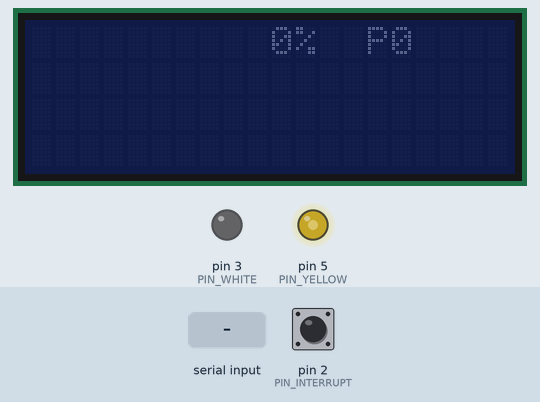
The sketch below on a simulated Arduino Uno, built with avr-gcc and run on an emulated ATmega328P. On the bench: 20×4 character LCD, output pins drawn as LEDs (lit = HIGH). The inputs (shaded band) are chosen by the test bench; at power-on: pin 2 (PIN_INTERRUPT) HIGH. What the sketch prints to the serial monitor is not drawn.

Above: at 1.2 s.
1.3 s: "90,45\n" received over Serial
At 2.1 s:
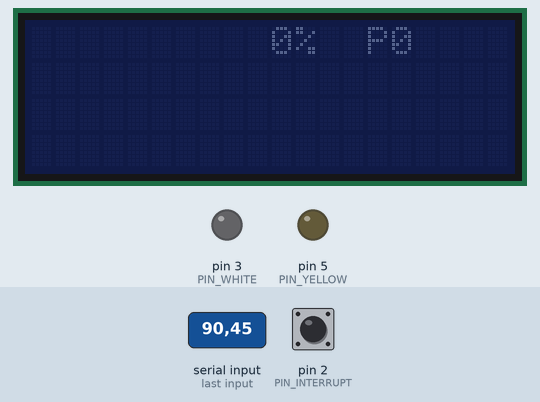
2.9 s: "30,150\n" received over Serial
5.9 s: pin 2 (PIN_INTERRUPT) pulled LOW for 0.15 s
7.6 s: "1\n" received over Serial
13.6 s: "0\n" received over Serial
19.6 s: pin 2 (PIN_INTERRUPT) pulled LOW for 1 s
At 19.8 s:
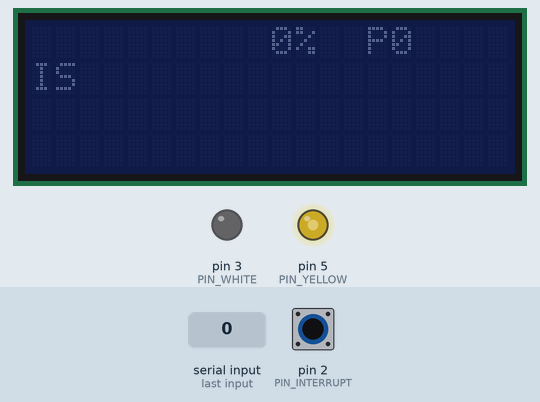
Timing chart, 0 to 23.1 s (numbered marks = the images above; inputs shaded):
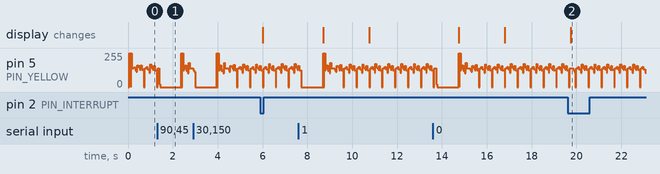

The sketch:

181009_Induktion.ino
```cpp
/*
 * Sketch zur Kommunikation zwischen einem CBPi und einem GGM Induktionskochfeld.
 * v.0.2 vom 09.10.2018
 * M.Sc.
 *
 * Benutzung auf eigene gefahr.
 *
 */

/*############## INCLUDES ###################*/
#include <Wire.h>                 // i2C
#include <LiquidCrystal_I2C.h>    // i2C Display
#include "config.h"               // Config-Datei

/*############## KONSTANTEN ##################*/

LiquidCrystal_I2C lcd(0x27,20,4); // Instanz Display

/*############## Variablen ##################*/

/*-----  Induktionskochfeld  -----*/
byte CMD_CUR = 0;                 // Aktueller Befehl
boolean isRelayon = false;        // Systemstatus: ist das Relais in der Platte an?
boolean isInduon = false;         // Systemstatus: ist Power > 0?

boolean isError = false;
boolean isInduError[] = { false,  // E0: Kein Topf
                          false,  // E1: Stromkreisfehler
                          false,  // E2: ??
                          false,  // E3: Überhitzung
                          false,  // E4: Temperatursensor Feheler
                          false,  // E5: ??
                          false,  // E6: ??
                          false,  // E7: Niederspannung
                          false,  // E8: Überspannung
                          false }; // EC: Kommunikationsfehler
boolean isunknownError =  false;  // Unbekannter Fehler
boolean isSerialError  =  false;  // Fehler in Serieller Kommunikation
boolean skipSerialError = false;  // Serial Error Überschreiben.
boolean isCommError    =  false;  // Fehler in Kommunikation mit Induktionskochfeld
int newError;

byte inputBuffer[33];             // Buffer für Rückantwort der Platte
byte inputCurrent = 0;            // Hilfvariable für Rückantwort (Zählvariable)
bool inputStarted = false;        // Starbit
unsigned long lastInterrupt;      // Zeitmessung
unsigned long timeLastReaction;   // Timeout Induktionskochfeld

unsigned long timeTurnedoff;      // Für Messung Verzögerung Abschaltung Relais

int power = 0;                    // Prozent Power Aktuell
int newPower = 0;                 // Prozent Power Neu
int storePower = 0;               // letzten Power Wert Speichern (Für ErrorHandling)
long powerSampletime = 20000;     // Dauer eines Schaltzyklus
long powerHigh = powerSampletime; // Dauer des "HIGH"-Anteils im Schaltzyklus
long powerLow = 0;                // Dauer des "LOW"-Anteils im Schaltzyklus
bool isPower = false;             // High oder Low Senden
unsigned long powerLast;          // Zeitmessung für High oder Low

/*-----  LCD  -----*/
String errorMessage    =  "";     // Nachricht für Display
unsigned long timeLastLCD;        // LCD Timeout

/*-----  CBPi  -----*/
unsigned long timeLastCommand;    // Letzer empfangener Command von CBPi


/*############## PIN-Zuordnung ##################*/

/*-----  Induktionskochfeld  -----*/
const byte PIN_WHITE = 3;       // RELAIS
const byte PIN_YELLOW = 5;      // AUSGABE AN PLATTE
const byte PIN_INTERRUPT = 2;   // EINGABE VON PLATTE
```

1_Setup.ino
```cpp
void setup() {
  Serial.begin(9600);

  lcd.init();

  // Relais
  pinMode(PIN_WHITE, OUTPUT);
  digitalWrite(PIN_WHITE, LOW);

  // Rückmeldung der Platte
  pinMode(PIN_INTERRUPT, INPUT_PULLUP);
  attachInterrupt(digitalPinToInterrupt(PIN_INTERRUPT), readInput, CHANGE);

  // Meldung an Platte
  pinMode(PIN_YELLOW, OUTPUT);
  digitalWrite(PIN_YELLOW, HIGH);

  setupCommands();    // Ersetzt "1" durch "Signal_high" und "0" durch "Signal_low"
}

void setupCommands() {
  for (int i = 0; i < 33; i++) {
    for (int j = 0; j < 6; j++) {
      if    ( CMD[j][i] == 1)  { CMD[j][i] = SIGNAL_HIGH; }
      else                     { CMD[j][i] = SIGNAL_LOW;  }
    }
  }
}
```

2_Loop.ino
```cpp
void loop() {
  /*--- Befehl von CBPi empfangen ---*/
  while(Serial.available() > 0) {
    newPower = Serial.parseInt();
    timeLastCommand = millis();
    timeLastReaction = millis();
  }

  watchDog();

  /*--- Befehl auswerten ---*/
  updatePower();

  /*--- Relais an oder ausschalten ---*/
  isRelayon = updateRelay();

  /*--- Befehl senden ---*/
  updateCommand();

  /*--- LCD Timeout ---*/
  updateLCD();
}
```

3_Induktion.ino
```cpp
/*--- Update Funktionen ---*/
bool updateRelay() {
  if (isInduon == true && isRelayon == false) {         /* Relais einschalten */
    digitalWrite(PIN_WHITE, HIGH);
    return true;
  }

  if (isInduon == false && isRelayon == true) {         /* Relais ausschalten */
    if (millis() > timeTurnedoff + delayAfteroff) {
       digitalWrite(PIN_WHITE, LOW);
       return false;
    }
  }

  if (isInduon == false && isRelayon == false) {        /* Ist aus, bleibt aus. */
  return false;
  }

  return true;                                          /* Ist an, bleibt an. */
}


void updatePower() {
  if (power != newPower) {                              /* Neuer Befehl empfangen */

    if (newPower > 100) { newPower = 100; }             /* Nicht > 100 */
    if (newPower < 0)   { newPower = 0;   }             /* Nicht < 0 */

    power = newPower;
    lcdPrintPower();

    timeTurnedoff = 0;
    isInduon = true;
    long difference = 0;

    if (power == 0) {
      CMD_CUR = 0;
      timeTurnedoff = millis();
      isInduon = false;
      difference = 0;
      goto setPowerLevel;
    }

    for (int i = 1; i < 7; i++) {
      if (power <= PWR_STEPS[i]) {
        CMD_CUR = i;
        difference = PWR_STEPS[i] - power;
        goto setPowerLevel;
      }
    }

    setPowerLevel:                                      /* Wie lange "HIGH" oder "LOW" */
      if (difference != 0) {
        powerLow = powerSampletime * difference / 20L;
        powerHigh = powerSampletime - powerLow;
      } else {
        powerHigh = powerSampletime;
        powerLow = 0;
      };
  }
  lcdPrintPower();
  lcdPrintPowerLevel();
}

void updateCommand() {
  if (isRelayon == true && isInduon == true) {

    unsigned long timeNow = millis();                 /* aktuelle millis() festhalten */

    if (isPower == true) {                            /* Aktuell Hohe Stufe */
      if (timeNow > powerLast + powerHigh) {          /* Prüfen, ob Zeit für Hohe Stufe vorbei */
        isPower = false;                              /* Wenn ja, Niedrige Stufe. */
        lcdPrintPowerLevel();
        powerLast = millis();                         /* Zeit festhalten. */
      } else {
        sendCommand(CMD[CMD_CUR]);                    /* Befel "Hohe Stufe" sennden. */
      }
    } else {                                          /* Aktuell niedrige Stufe. */
      if (timeNow > powerLast + powerLow) {           /* Prüfen, ob Zeit für niedrige Stufe vorbei */
        isPower = true;                               /* Wenn ja, hohe Stufe. */
        lcdPrintPowerLevel();
        powerLast = millis();                         /* Zeit festhalten. */
      } else {
        sendCommand(CMD[(CMD_CUR - 1)]);              /* Befel "Niedrige Stufe" sennden. */
      }
    }
  } else {
     isPower = false;
     powerLast = 0;
     sendCommand(CMD[0]);                             /* Befel "Niedrige Stufe" sennden. */
     lcdPrintPowerLevel();
  }
}


/*--- Send and Read ---*/
void sendCommand(int command[33]) {
  digitalWrite(PIN_YELLOW, HIGH);
  delay(SIGNAL_START);
  digitalWrite(PIN_YELLOW, LOW);
  delay(SIGNAL_WAIT);


  for (int i = 0; i < 33; i++) {
    digitalWrite(PIN_YELLOW, HIGH);
    delayMicroseconds(command[i]);
    digitalWrite(PIN_YELLOW, LOW);
    delayMicroseconds(SIGNAL_LOW);
  }
}

void readInput() {
  // Variablen sichern
  bool ishigh = digitalRead(PIN_INTERRUPT);
  unsigned long newInterrupt = micros();
  long signalTime = newInterrupt - lastInterrupt;

  // Glitch rausfiltern
  if (signalTime > 10) {

    if (ishigh) {
      lastInterrupt = newInterrupt;         // PIN ist auf Rising, Bit senden hat gestartet :)
    }  else {                               // Bit ist auf Falling, Bit Übertragung fertig. Auswerten.

      if (!inputStarted) {                  // suche noch nach StartBit.
        if (signalTime < 35000L && signalTime > 15000L) {
          inputStarted = true;
          inputCurrent = 0;
        }
      } else {                              // Hat Begonnen. Nehme auf.
        if (inputCurrent < 34) {            // nur bis 33 aufnehmen.
          if (signalTime < (SIGNAL_HIGH + SIGNAL_HIGH_TOL) && signalTime > (SIGNAL_HIGH - SIGNAL_HIGH_TOL) ) {
            // HIGH BIT erkannt
            inputBuffer[inputCurrent] = 1;
            inputCurrent += 1;
          }
          if (signalTime < (SIGNAL_LOW + SIGNAL_LOW_TOL) && signalTime > (SIGNAL_LOW - SIGNAL_LOW_TOL) ) {
            // LOW BIT erkannt
            inputBuffer[inputCurrent] = 0;
            inputCurrent += 1;
          }
        } else {                            // Aufnahme vorbei.

        /* Auswerten */
        newError = BtoI(13,4);          // Fehlercode auslesen.

        /* von Vorne */
        timeLastReaction = millis();
        inputCurrent = 0;
        inputStarted = false;
        }
      }
    }
  }
}

unsigned long BtoI(int start, int numofbits){    //binary array to integer conversion
 unsigned long integer=0;
 unsigned long mask=1;
 for (int i = numofbits+start-1; i >= start; i--) {
   if (inputBuffer[i]) integer |= mask;
   mask = mask << 1;
 }
 return integer;
}
```

5_ErrorHandling.ino
```cpp
void watchDog() {
  /*--- Serielle kommunikation Überwachen ---*/
  if ((timeLastCommand + timeOutCommand) < millis()) {
    isSerialError = true;
    if (!skipSerialError){
      storePower = newPower;
      if (power != 0) { newPower = 0; }
    }
  } else {
    isSerialError = false;
  }

  /*--- Induktionskochfeld Überwachen ---*/
   if ((timeLastReaction + timeOutReaction) < millis()) {
     isCommError = true;
   } else {
     isCommError = false;
   }

   updateError();
}

boolean updateError() {
  boolean returnValue = false;
  String errorMessageBuilder = "";

  // Platte meldet Okay
  if (newError == 0) {
    resetInduErrors();    // Alle Plattenfehler zurücksetzen.
    goto SerialErrors;    // Fehler überspringen.
  }

  returnValue = true;     // Nicht okay
  switch (newError) {
    case 2:
      isInduError[0] = true;
      break;
    default:
      isunknownError = true;
  }

    SerialErrors:
      if (isCommError)   { returnValue = true; errorMessageBuilder = "I"; }
      if (isSerialError) { returnValue = true; errorMessageBuilder = errorMessageBuilder + "S"; }

    for (int i = 0; i < 10; i++) {
      if (isInduError[i]) { errorMessageBuilder = errorMessageBuilder + errorMessages[i]; }
    }

    if (isunknownError) { errorMessageBuilder = errorMessageBuilder + "F:" + newError; }

    if (returnValue == false) {
       errorMessageBuilder = "                ";

    }
    if (errorMessageBuilder != errorMessage) {
      errorMessage = errorMessageBuilder;
      lcdPrintError();
    }

    return returnValue;
}

void handleError() {
  if (power != 0) {
    lcdPrintError();
    newPower = 0;
    updatePower();
    }
  };

void resetInduErrors() {
  for (int i = 0; i < 10; i++) {
    isInduError[i] = false;
  }
  }
```

4_LCD.ino
```cpp
void updateLCD() {
  if (isInduon) {
    lcd.backlight();
    lcdPrintMenu();
  } else {
    if (millis() > timeLastLCD + timeOutLCD) {
        lcd.noBacklight();
    }
  }
}

void lcdPrintMenu() {
  lcd.setCursor(0,0);
  lcd.print("M:SER");
}
void lcdPrintPower() {
  // Power in %
  lcd.setCursor(8,0);
  if ( power < 100 ) { lcd.print(" "); }
  if ( power < 10 )  { lcd.print(" "); }
  lcd.print(power);
  lcd.print("%");
}

void lcdPrintPowerLevel() {
  // Derzeitige Stufe
  lcd.setCursor(14,0);
  lcd.print("P");
  lcd.setCursor(15,0);
  if ( isPower != true && power > 0) { lcd.print(CMD_CUR-1); }
  else  { lcd.print(CMD_CUR); }
}

void lcdPrintError() {
  lcd.setCursor(0,1);
  lcd.print(errorMessage);
  Serial.println(errorMessage);
  timeLastLCD = millis();
}
```

Source omitted: config.h (data table, 1484 bytes)
